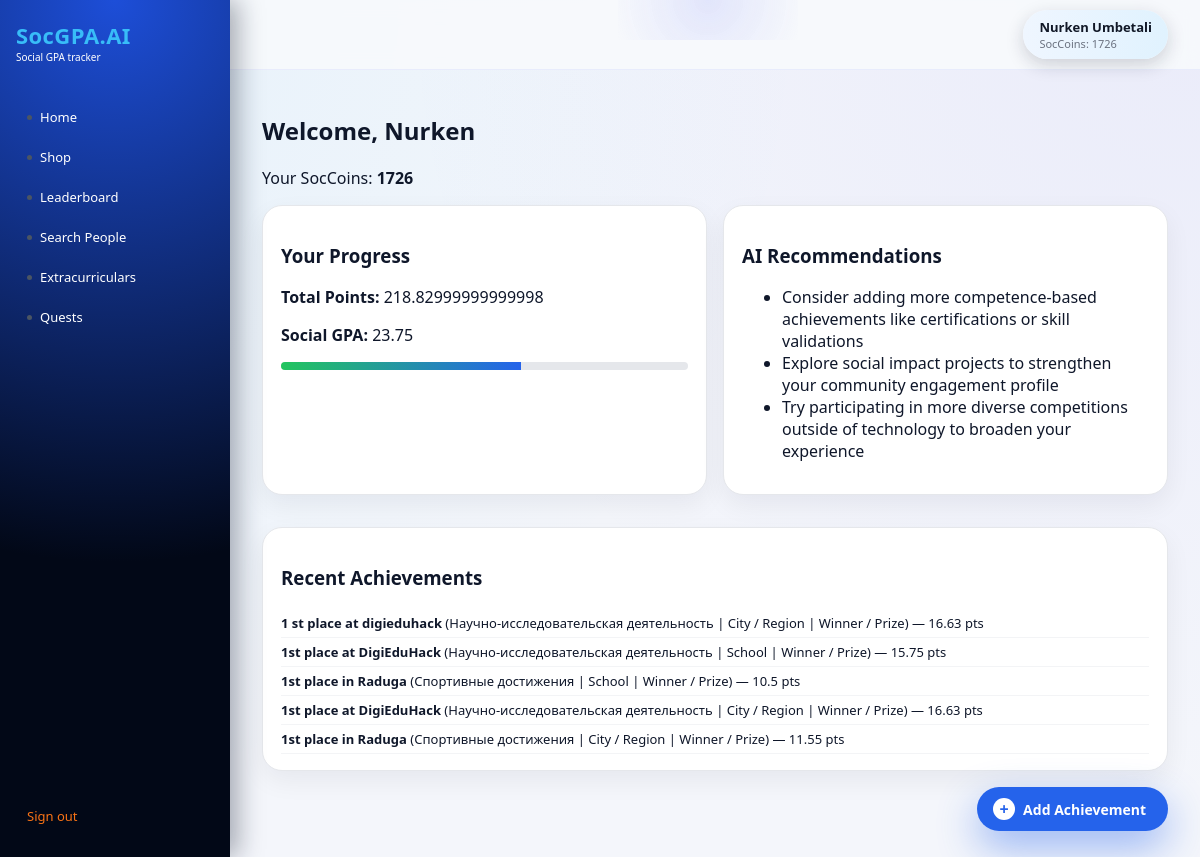
Screenshot of / (signed in) with the database file from the repository.
### accounts/models.py (models this page shows, shortened)
class User(AbstractUser):
    ROLE_CHOICES = [
        ('student', 'Student'),
        ('teacher', 'Teacher'),
        ('school_admin', 'School Admin'),
    ]
    school_name = models.CharField(max_length=255, blank=True)
    role = models.CharField(max_length=20, choices=ROLE_CHOICES, default='student')
    is_verified_by_school = models.BooleanField(default=False)
    soc_coins = models.PositiveIntegerField(default=0)

### achievements/models.py (models this page shows, shortened)
class Achievement(models.Model):
    CATEGORY_CHOICES = [
        ('research', 'Научно-исследовательская деятельность'),
        ('social', 'Социальная и волонтерская активность'),
        ('creative', 'Творческая деятельность'),
        ('sports', 'Спортивные достижения'),
        ('competence', 'Развитие компетенций'),
        ('other', 'Другое'),
    ]
    SCALE_CHOICES = [
        ('school', 'School'),
        ('city', 'City / Region'),
        ('national', 'National'),
        ('international', 'International'),
    ]
    ROLE_CHOICES = [
        ('participant', 'Participant'),
        ('winner', 'Winner / Prize'),
        ('organizer', 'Organizer'),
        ('leader', 'Leader / Founder'),
    ]
    STATUS_CHOICES = [
        ('pending', 'Pending Review'),
        ('approved', 'Approved'),
        ('rejected', 'Rejected'),
    ]
    user = models.ForeignKey(
        settings.AUTH_USER_MODEL,
        on_delete=models.CASCADE,
        related_name='achievements'
    )
    title = models.CharField(max_length=255)
    category = models.CharField(
        max_length=30,
        choices=CATEGORY_CHOICES,
        default='other'
    )
    subcategory = models.CharField(
        max_length=120,
        blank=True
    )
    description = models.TextField(blank=True)
    scale = models.CharField(
        max_length=30,
        choices=SCALE_CHOICES,
        default='school'
    )
    role_type = models.CharField(
        max_length=30,
        choices=ROLE_CHOICES,
        default='participant'
    )
    duration_months = models.PositiveIntegerField(default=0)
    proof_file = models.FileField(
        upload_to='proofs/',
        blank=True,
        null=True
    )
    status = models.CharField(
        max_length=20,
        choices=STATUS_CHOICES,
        default='pending'
    )
    ai_raw_response = models.JSONField(blank=True, null=True)
    total_points = models.FloatField(default=0)
    created_at = models.DateTimeField(auto_now_add=True)

### achievements/views.py (the view)
# urls.py: path('', dashboard_view, name='dashboard'),
@login_required
def dashboard_view(request):
    user = request.user
    achievements = user.achievements.filter(status='approved').order_by('-created_at')
    total_points = achievements.aggregate(total=Sum('total_points'))['total'] or 0
    raw_social_score, social_gpa = compute_social_gpa_for_user(user)
    max_display_gpa = 40.0
    progress_percent = int(min((social_gpa / max_display_gpa) * 100, 100))
    recommendations = []
    for a in achievements:
        if a.ai_raw_response and a.ai_raw_response.get('missing_recommendations'):
            recommendations.extend(a.ai_raw_response['missing_recommendations'])
    recommendations = list(dict.fromkeys(recommendations))[:3]
    context = {
        'user': user,
        'achievements': achievements[:5],
        'total_points': total_points,
        'social_gpa': social_gpa,
        'raw_social_score': round(raw_social_score, 1),
        'progress_percent': progress_percent,
        'recommendations': recommendations,
    }
    return render(request, 'achievements/dashboard.html', context)

### templates/achievements/dashboard.html
{% extends 'base.html' %}
{% block content %}
<div class="page-header">
    <h1>Welcome, {{ user.first_name|default:user.username }}</h1>
    <p>Your SocCoins: <b>{{ user.soc_coins }}</b></p>
</div>
<div class="grid">
    <div class="card">
        <h3>Your Progress</h3>
        <p><b>Total Points:</b> {{ total_points }}</p>
        <p><b>Social GPA:</b> {{ social_gpa }}</p>
        <div class="progress-track">
            <div class="progress-fill" style="width: {{ progress_percent }}%;"></div>
        </div>
    </div>
    <div class="card">
        <h3>AI Recommendations</h3>
        {% if recommendations %}
            <ul>
                {% for r in recommendations %}
                    <li>{{ r }}</li>
                {% endfor %}
            </ul>
        {% else %}
            <p class="muted">Upload achievements to get personalized growth hints.</p>
        {% endif %}
    </div>
</div>
<div class="card">
    <h3>Recent Achievements</h3>
    {% if achievements %}
        <ul class="ach-list">
            {% for a in achievements %}
            <li>
                <b>{{ a.title }}</b>
                ({{ a.get_category_display }} | {{ a.get_scale_display }} | {{ a.get_role_type_display }})
                — {{ a.total_points }} pts
            </li>
            {% endfor %}
        </ul>
    {% else %}
        <p class="muted">No achievements yet. Click “Add Achievement” to start.</p>
    {% endif %}
</div>
{% endblock %}

### templates/base.html (shortened to what this page needs)
<!DOCTYPE html>
<html lang="en">
<head>
    <link rel="stylesheet" href="/static/style.css">
</head>
<body>
<div class="layout">
    <aside class="sidebar">
        <div class="logo-wrap">
            <div class="logo">SocGPA.AI</div>
            <div class="logo-sub">Social GPA tracker</div>
        </div>
        {% if user.is_authenticated %}
        <nav class="side-nav">
            <a href="{% url 'dashboard' %}" class="side-link">
                <span class="side-dot"></span> Home
            </a>
            <a href="{% url 'shop' %}" class="side-link">
                <span class="side-dot"></span> Shop
            </a>
            <a href="{% url 'leaderboard' %}" class="side-link">
                <span class="side-dot"></span> Leaderboard
            </a>
            <a href="{% url 'search_people' %}" class="side-link">
                <span class="side-dot"></span> Search People
            </a>
            <a href="{% url 'extracurriculars' %}" class="side-link">
                <span class="side-dot"></span> Extracurriculars
            </a>
            <a href="{% url 'quests' %}" class="side-link">
                <span class="side-dot"></span> Quests
            </a>
        </nav>
        <a href="{% url 'logout' %}" class="side-link side-logout">Sign out</a>
        {% endif %}
    </aside>
    <main class="main">
        {% if user.is_authenticated %}
        <header class="topbar">
            <div class="topbar-glow"></div>
            <a href="{% url 'my_profile' %}" class="profile-pill">
                <div class="profile-name">
                    {{ user.get_full_name|default:user.username }}
                </div>
                <div class="profile-stats">
                    SocCoins: {{ user.soc_coins }}
                </div>
            </a>
        </header>
        {% endif %}
        <section class="content">
            {% block content %}{% endblock %}
        </section>
        {% if user.is_authenticated %}
        <a href="{% url 'add_achievement' %}" class="fab-add">
            <span class="fab-icon">+</span>
            <span class="fab-label">Add Achievement</span>
        </a>
        {% endif %}
    </main>
</div>
</body>
</html>

### static/style.css (style rules this page uses)
*, *::before, *::after { box-sizing: border-box; }
body { margin: 0; font-family: system-ui, -apple-system, BlinkMacSystemFont, sans-serif; background: radial-gradient(circle at top left, rgba(56,189,248,0.08), transparent 55%), radial-gradient(circle at top right, rgba(79,70,229,0.06), transparent 55%), #f4f6fb; color: #0f172a; -webkit-font-smoothing: antialiased; }
.layout { display: flex; min-height: 100vh; }
.sidebar { width: 230px; background: radial-gradient(circle at top, #1d4ed8 0, #020817 65%); padding: 20px 16px 24px; display: flex; flex-direction: column; position: fixed; inset: 0 auto 0 0; z-index: 40; box-shadow: 8px 0 24px rgba(15,23,42,0.35); }
.logo-wrap { margin-bottom: 26px; }
.logo { font-weight: 800; font-size: 22px; color: #38bdf8; letter-spacing: 0.02em; }
.logo-sub { font-size: 10px; color: #FFFFFF; }
.side-nav { display: flex; flex-direction: column; gap: 6px; flex: 1; margin-top: 10px; }
.side-link { padding: 8px 11px; border-radius: 12px; color: #FFFFFF; text-decoration: none; font-size: 13px; display: flex; align-items: center; gap: 8px; position: relative; transition: all 0.18s ease; }
.side-dot { width: 5px; height: 5px; border-radius: 999px; background: #4b5563; }
.side-logout { margin-top: auto; color: #f97316; }
.main { margin-left: 230px; flex: 1; display: flex; flex-direction: column; min-height: 100vh; position: relative; }
.topbar { display: flex; justify-content: flex-end; align-items: center; padding: 10px 32px; background: rgba(248,250,252,0.9); backdrop-filter: blur(10px); border-bottom: 1px solid rgba(148,163,253,0.15); position: sticky; top: 0; z-index: 30; }
.topbar-glow { position: absolute; left: 40%; top: -40px; width: 180px; height: 80px; background: radial-gradient(circle, rgba(129,140,248,0.18), transparent); pointer-events: none; }
.profile-pill { display: flex; flex-direction: column; padding: 8px 16px; border-radius: 999px; background: linear-gradient(to right, #eff6ff, #e0f2fe); text-decoration: none; color: #111827; box-shadow: 0 6px 18px rgba(15,23,42,0.18); transition: all 0.18s ease; }
.profile-name { font-size: 13px; font-weight: 600; }
.profile-stats { font-size: 11px; color: #6b7280; }
.content { padding: 24px 32px 70px; flex: 1; }
.card { background: #ffffff; border-radius: 20px; padding: 18px 18px 16px; margin-bottom: 16px; border: 1px solid #e5e7eb; box-shadow: 0 10px 26px rgba(15,23,42,0.06); }
.grid { display: grid; grid-template-columns: repeat(auto-fit, minmax(260px, 1fr)); gap: 16px; margin-bottom: 16px; }
.fab-add { position: fixed; right: 32px; bottom: 26px; background: #2563eb; color: #ffffff; padding: 11px 22px 11px 16px; border-radius: 999px; text-decoration: none; font-weight: 600; font-size: 14px; box-shadow: 0 16px 40px rgba(37,99,235,0.45); display: inline-flex; align-items: center; gap: 8px; z-index: 50; transition: all 0.22s ease; }
.fab-icon { width: 22px; height: 22px; border-radius: 999px; background: #ffffff; color: #2563eb; display: flex; align-items: center; justify-content: center; font-weight: 700; font-size: 16px; }
.fab-label { white-space: nowrap; }
.ach-list { list-style: none; padding: 0; margin: 0; font-size: 13px; }
.ach-list li { padding: 5px 0; border-bottom: 1px solid #f3f4f6; }
.progress-track { width: 100%; height: 8px; border-radius: 999px; background: #e5e7eb; margin-top: 6px; overflow: hidden; }
.progress-fill { height: 8px; background: linear-gradient(to right, #22c55e, #2563eb); transition: width 0.3s ease; }

### rows the page displays
User: get_full_name "Nurken Umbetali", soc_coins "1726", first_name "Nurken"
Achievement: title "1 st place at digieduhack", category "Научно-исследовательская деятельность", scale "City / Region", role_type "Winner / Prize", total_points "16.63"
Achievement: title "1st place at DigiEduHack", category "Научно-исследовательская деятельность", scale "School", role_type "Winner / Prize", total_points "15.75"
Achievement: title "1st place in Raduga", category "Спортивные достижения", scale "School", role_type "Winner / Prize", total_points "10.5"
Achievement: title "1st place at DigiEduHack", category "Научно-исследовательская деятельность", scale "City / Region", role_type "Winner / Prize", total_points "16.63"
Achievement: title "1st place in Raduga", category "Спортивные достижения", scale "City / Region", role_type "Winner / Prize", total_points "11.55"

### other values shown
{{ total_points }} "218.82999999999998"
{{ social_gpa }} "23.75"
{{ r }} "Consider adding more competence-based achievements like certifications or skill validations" "Explore social impact projects to strengthen your community engagement profile" "Try participating in more diverse competitions outside of technology to broaden your experience"
